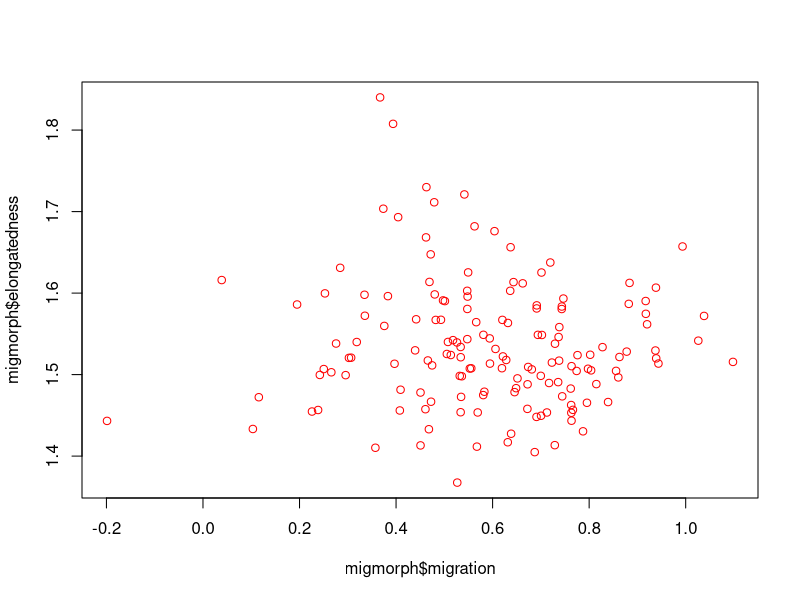
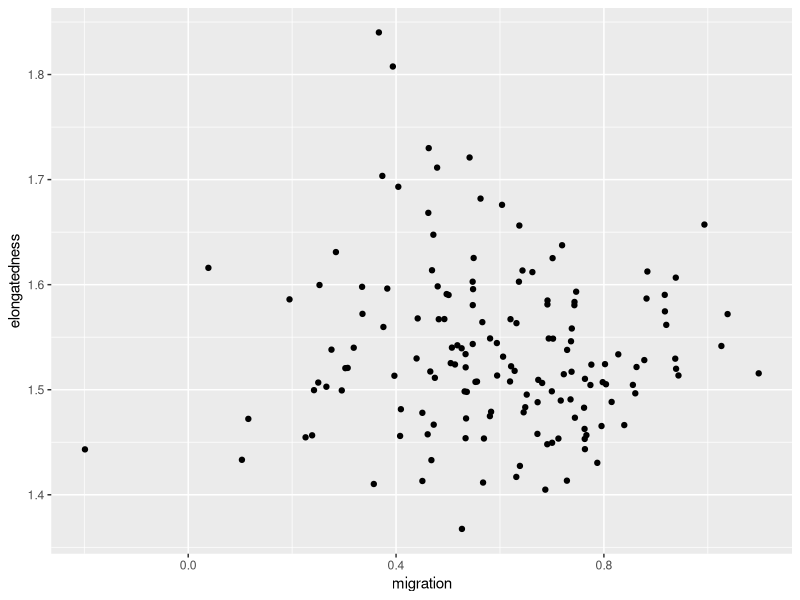
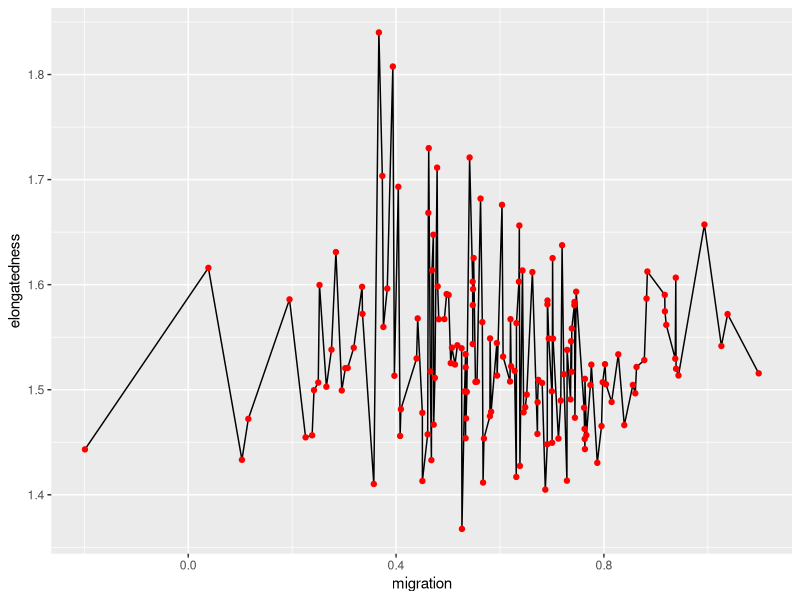
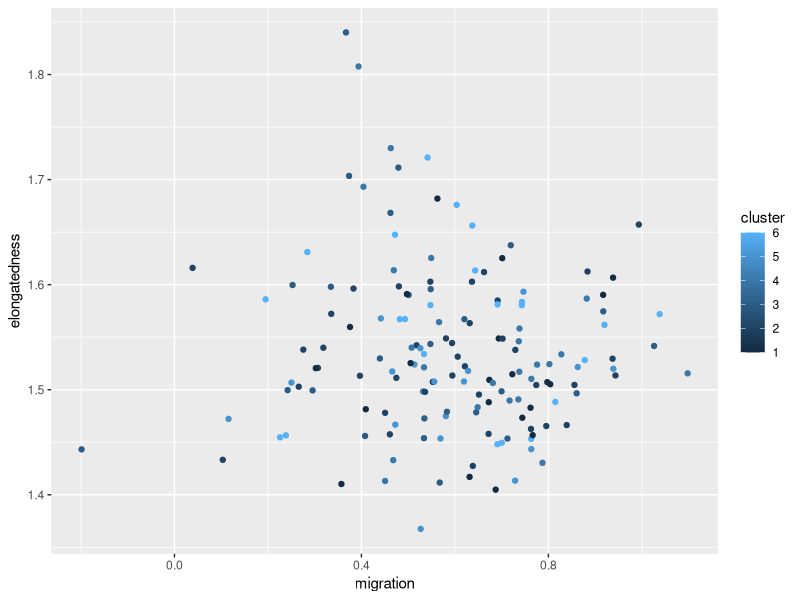

These charts were generated, in order, by the following R code: (Note: this script raises an error after producing the figures.)
###R for biologists
##Irina & Rao, 07/10/2022
library(tidyverse)
# library(dplyr) # if tidyverse not loaded
# library(ggplot2) # if tidyverse not loaded
# LOAD migmorph dataset ####
migmorph = read.csv("session_1/data/migmorph.csv", header = TRUE,
                      stringsAsFactors = FALSE)


# ggplot2 basics ####

# Base R plot
plot(x = migmorph$migration, y = migmorph$elongatedness, type = "p", col = "red")

# The same plot with ggplot2 (we are passing mapping argument to the ggplot function)
ggplot(data = migmorph, mapping = aes(x = migration, y = elongatedness)) +
  geom_point()

# the above code does the same as the following (we are passing mapping argument to the geom function)
ggplot(data = migmorph) +
  geom_line(mapping = aes(x = migration, y = elongatedness)) +
  geom_point(mapping = aes(x = migration, y = elongatedness), colour = "red")

# but geom_line() is not meaningful here
# let's set the colour of the dots to the cluster they are from
ggplot(data = migmorph) +
  geom_point(mapping = aes(x = migration, y = elongatedness, colour = cluster))

# How can this be improved? (hint: can we have a different colour for each cluster?)

# NOTE: the following will NOT work, it will give an error; how can you fix this?
migmorph %>%
  ggplot() +
  geom_point(mapping = aes(x = migration, y = elongatedness), colour = cluster)

# Q: What is the difference between the following two lines? Without running the code,
# can you tell which one will give you the expected result?
ggplot(iris) + geom_point(mapping = aes(x = Sepal.Length, y = Petal.Length, colour = "blue"))

ggplot(iris) + geom_point(mapping = aes(x = Sepal.Length, y = Petal.Length), colour = "blue")


# Building a plot step-by-step ####


plot(x = migmorph$migration, y = migmorph$elongatedness)

# 1 - make canvas
ggplot(date = migmorph)

# 2 - add mapping
ggplot(migmorph, aes(x = migration, y = elongatedness))

# 3 - add geom(s)
ggplot(migmorph, aes(x = migration, y = elongatedness)) +
  geom_point()

# 4 - add trendline
ggplot(migmorph, aes(x = migration, y = elongatedness)) +
  geom_point() +
  geom_smooth(method = "lm")

# 5 - change theme
ggplot(migmorph, aes(x = migration, y = elongatedness)) +
  geom_point() +
  geom_smooth(method = "lm") +
  theme_bw()

# 6 - add main title
ggplot(migmorph, aes(x = migration, y = elongatedness)) +
  geom_point() +
  geom_smooth(method = "lm") +
  theme_bw() +
  ggtitle("Migmorph dataset: Migration vs. morphology, coloured by cluster")

# 7 - change x and y labels
ggplot(migmorph, aes(x = migration, y = elongatedness)) +
  geom_point() +
  geom_smooth(method = "lm") +
  theme_bw() +
  ggtitle("Migmorph dataset: Migration vs. morphology, coloured by cluster") +
  labs(x = "Migration", y = "Morphology (elongatedness)")

# 8 - remove panel grid
ggplot(migmorph, aes(x = migration, y = elongatedness)) +
  geom_point() +
  geom_smooth(method = "lm") +
  theme_bw() +
  ggtitle("Migmorph dataset: Migration vs. morphology, coloured by cluster") +
  labs(x = "Migration", y = "Morphology (elongatedness)") +
  theme(panel.grid = element_blank())

# 9 - Colour points by cluster
ggplot(migmorph, aes(x = migration, y = elongatedness)) +
  geom_point(aes(colour = cluster)) +
  geom_smooth(method = "lm") +
  theme_bw() +
  ggtitle("Migmorph dataset: Migration vs. morphology, coloured by cluster") +
  labs(x = "Migration", y = "Morphology (elongatedness)") +
  theme(panel.grid = element_blank())

# 10 - store the plot in a variable
migration_vs_morphology = ggplot(migmorph, aes(x = migration, y = elongatedness)) +
  geom_point(aes(colour = cluster)) +
  geom_smooth(method = "lm") +
  theme_bw() +
  ggtitle("Migmorph dataset: Migration vs. morphology, coloured by cluster") +
  labs(x = "Migration", y = "Morphology (elongatedness)") +
  theme(panel.grid = element_blank())

print(migration_vs_morphology)
# 11 - save the plot to file (how can we fix the errors?)
ggsave()
ggsave("session2/results/migration_vs_morphology.pdf", 
       plot = migration_vs_morphology, width = 20, height = 5)
ggsave("session2/results/migration_vs_morphology.png", 
       plot = migration_vs_morphology)
ggsave("session2/results/migration_vs_morphology.svg", 
       plot = migration_vs_morphology)



